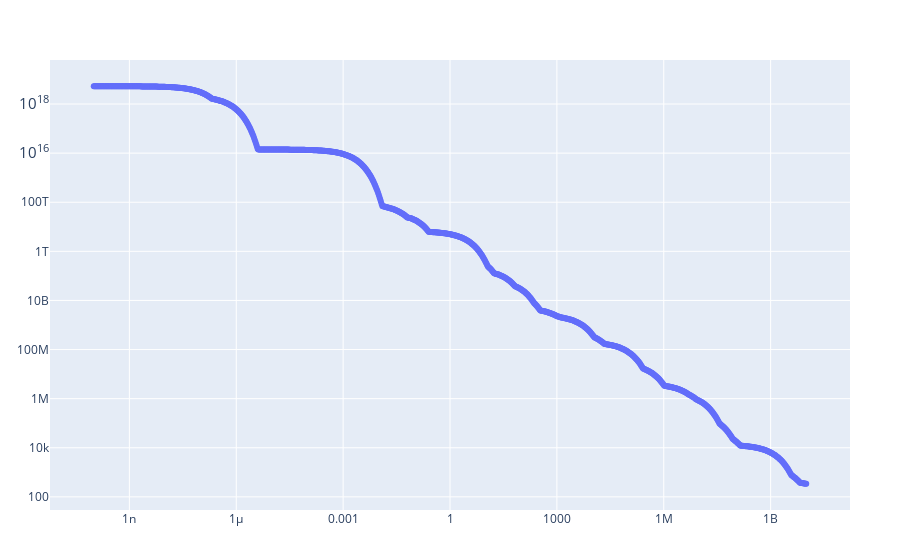

Notebook source saved alongside this figure:
### Code cell
plot(scatter(max_power_df, x=:Time_seconds, y=:Power_watts, mode="markers",
text=:Isotope, color=:Isotope),
Layout(xaxis_type = "log", yaxis_type = "log", show_scale = true))

### Figure 1 — Plotly figure (JSON) as saved in the notebook; plotly's stock layout.template omitted (floating-point values rounded to 4 significant figures; data arrays with more than 128 entries replaced by an {"elided": "..."} marker saying what was removed)
{"data": [{"color": {"elided": "1001 str values"}, "mode": "markers", "text": {"elided": "1001 str values"}, "type": "scatter", "x": {"elided": "1001 float values"}, "y": {"elided": "1001 float values"}}], "layout": {"margin": {"b": 50, "l": 50, "r": 50, "t": 60}, "show": {"scale": true}, "xaxis": {"type": "log"}, "yaxis": {"type": "log"}}}
